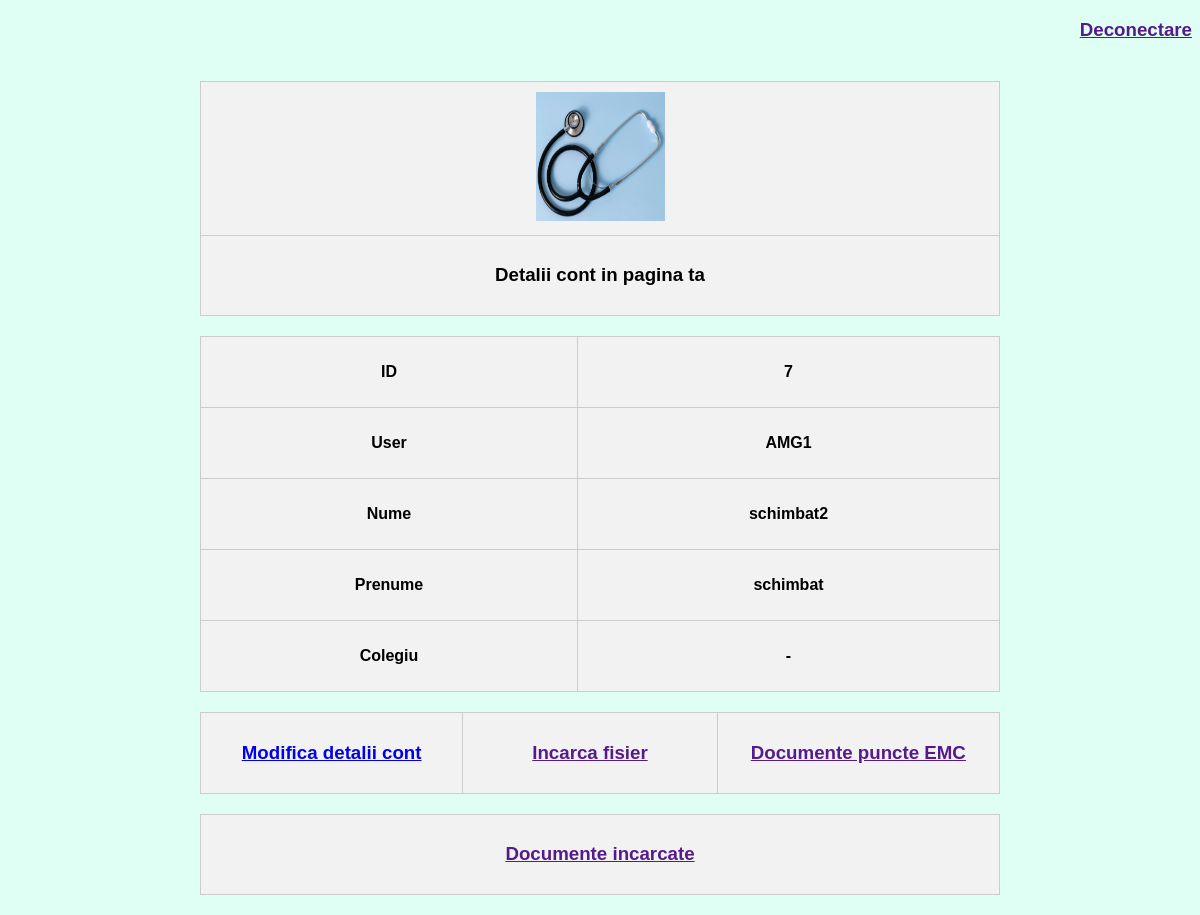
The app's page /user/7, older data.
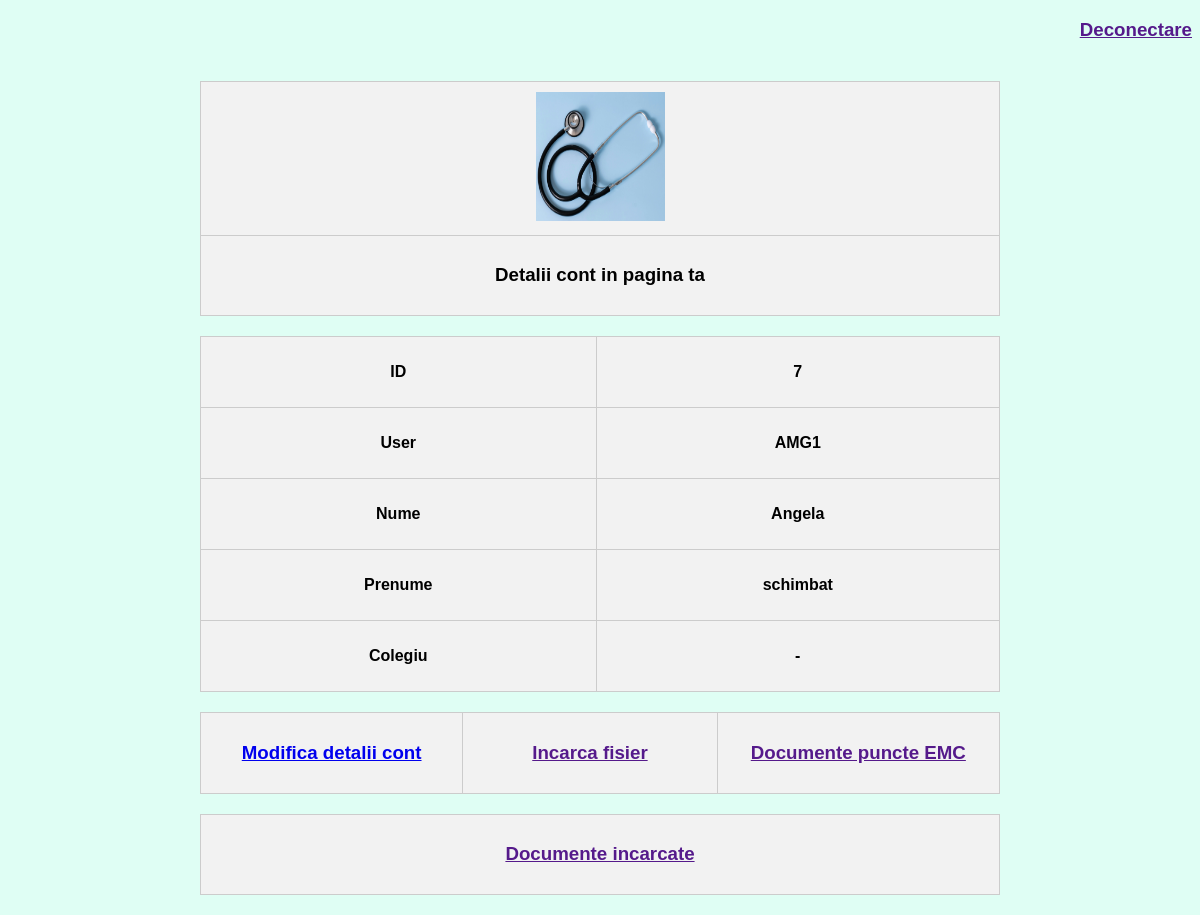
The same page, newer data.
### tables this page shows
CREATE TABLE medici (
id INTEGER PRIMARY KEY AUTOINCREMENT,
user VARCHAR(127) NOT NULL,
parola VARCHAR(10) NOT NULL,
nume VARCHAR(127) NOT NULL,
prenume VARCHAR(127) NOT NULL,
colegiu VARCHAR(127) NOT NULL);

### vechi/mediciNEFOLOSIT.py (the view)
@app.route('/user/<int:id>')
def profile(id):
    connection = sqlite3.connect('BD/medici.db')
    cursor = connection.cursor()
    cursor.execute(f"SELECT * FROM medici where id = '{id}'")
    rows = cursor.fetchall()
    out = 0
    for row in rows:
        print(row)
        out = row
        id, user, parola, nume, prenume, colegiu = row
    edit = url_for("edit_user", id=id)
    return render_template('user/show.html', id=id, user=user, nume=nume, prenume=prenume, colegiu=colegiu, edit=edit )

### templates/user/show.html (shortened to what this page needs)
<!doctype html>
<head>
</head>
<body bgcolor="dffef4">
<th width="800" ><h3 color="c2c2c2" align="right"><a href="{{logout}}">Deconectare</a></h3></th>
<table align="center" width="800" bgcolor="ffffff">
    <table align="center" width="800">
    <tr>
        <th><img src="/static/m-stet.jpg" width="129" height="129" alt="poza_med" /></th>
    </tr>
    <tr>
        <th align="center"><h3 color="c2c2c2">Detalii cont in pagina ta</h3></th>
    </tr>
    </table>
    <table align="center" width="300" bgcolor="ffffff" border="-1">
    <tr>
        <th><p>ID</p></th><th><p>{{id}}</p></th>
    </tr>
    <tr>
        <th><p>User</p></th><th><p>{{user}}</p></th>
    </tr>
    <tr>
        <th><p>Nume</p></th><th><p>{{nume}}</p></th>
    </tr>
    <tr>
        <th><p>Prenume</p></th><th><p>{{prenume}}</p></th>
    </tr>
    <tr>
        <th><p>Colegiu</p></th><th><p>{{colegiu}}</p></th>
    </tr>
    </table>
    <table align="center" width="600" bgcolor="ffffff">
         <tr>
        <th width="800" ><h3 color="c2c2c2"><a href="{{edit}}">Modifica detalii cont</a></h3></th>
        <th width="800" ><h3 color="c2c2c2"><a href="{{incarca}}">Incarca fisier</a></h3></th>
             <th width="800" ><h3 color="c2c2c2"><a href="{{viza}}">Documente puncte EMC</a></h3></th>
    </tr>
    </table>
        <table align="center" width="800" bgcolor="ffffff">
    <tr>
        <th align="center"><h3 color="c2c2c2"><a href="{{fisiere_medic}}">Documente incarcate</a></h3></th>
    </tr>
    </table>
</table>
</body>
</html>

### templates/user/show.html (style rules this page uses)
body { font-family: Arial, sans-serif; background-color: #dffef4; }
table { width: 800px; margin: 20px auto; border-collapse: collapse; background-color: #ffffff; }
th, td { border: 1px solid #ccc; padding: 10px; text-align: center; }
th { background-color: #f2f2f2; }
h3 { color: #000000; }

Row changes from the older to the newer data that the page shows:
changed medici "AMG1": nume "schimbat2" → "Angela"
